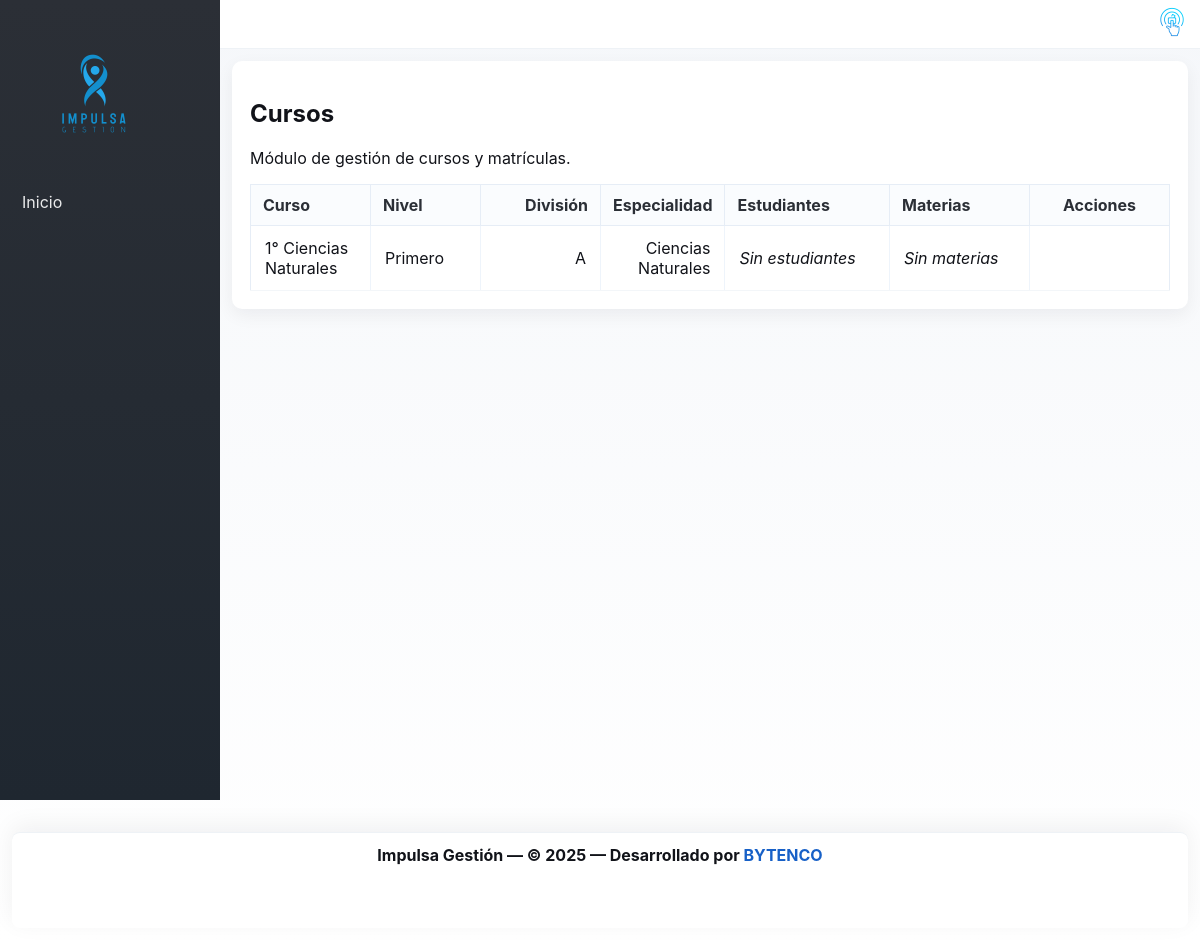
Before: /courses/ with the older database file.
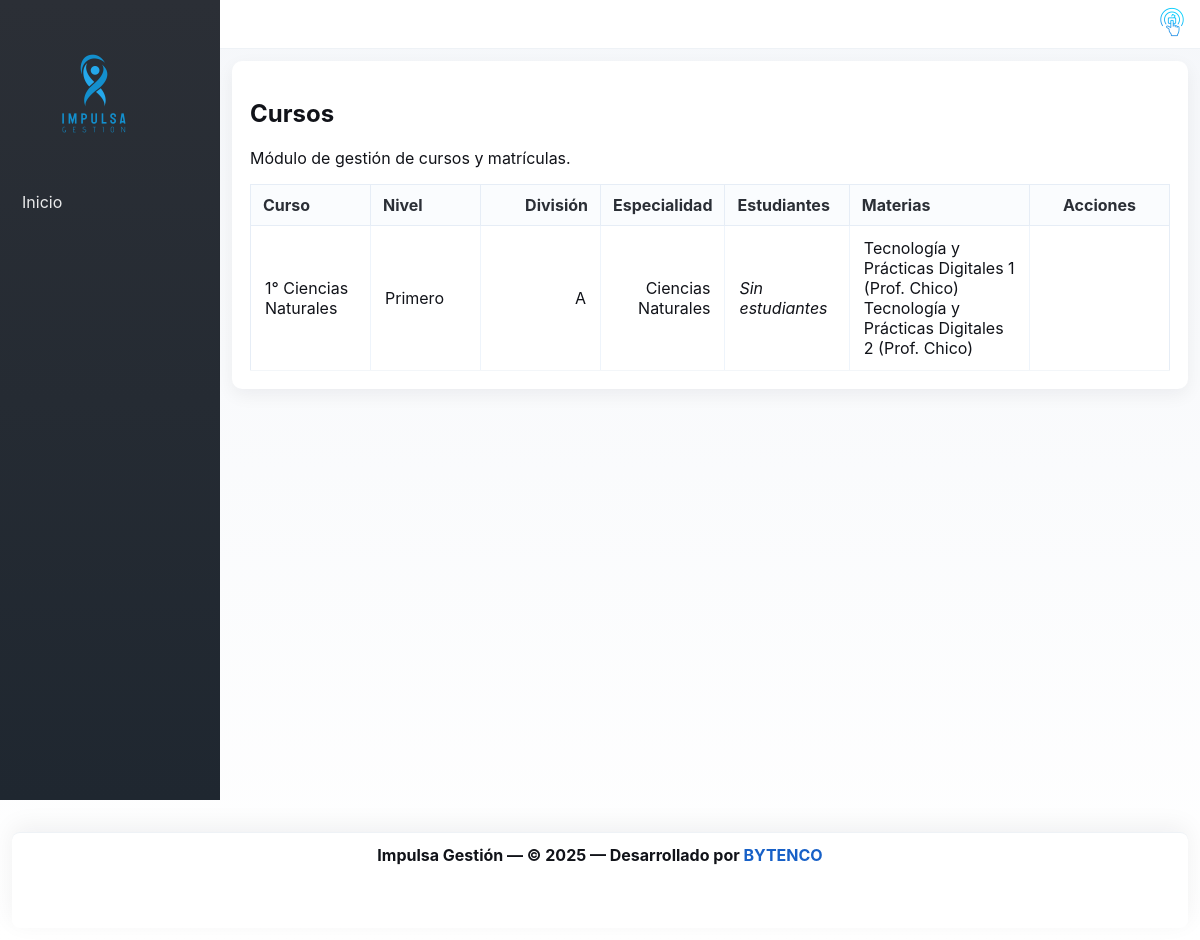
After: the same page with the newer database file.
### courses/models.py (models this page shows, shortened)
class Course(models.Model):
    level = models.ForeignKey('courses.Level', on_delete=models.PROTECT, related_name='courses')
    division = models.ForeignKey('courses.Division', on_delete=models.PROTECT, related_name='courses')
    specialty = models.ForeignKey('courses.Specialty', null=True, blank=True, on_delete=models.SET_NULL, related_name='courses')
    name = models.CharField(max_length=200, blank=True)
    code = models.CharField(max_length=50, blank=True)
    description = models.TextField(blank=True)
    class Meta:
        unique_together = ('level', 'division', 'specialty')

class Level(models.Model):
    name = models.CharField(max_length=50)
    order = models.PositiveSmallIntegerField(unique=True)
    class Meta:
        ordering = ['order']

class Division(models.Model):
    name = models.CharField(max_length=10)
    class Meta:
        unique_together = ('name',)

class Specialty(models.Model):
    name = models.CharField(max_length=200)
    code = models.CharField(max_length=50, blank=True)

class CourseMaterial(models.Model):
    course = models.ForeignKey(Course, on_delete=models.CASCADE, related_name='materials')
    subject = models.ForeignKey('subjects.Subject', on_delete=models.CASCADE, related_name='course_materials')
    teacher = models.ForeignKey('teachers.Teacher', on_delete=models.PROTECT, related_name='course_materials')
    class Meta:
        unique_together = ('course', 'subject')

### subjects/models.py (models this page shows, shortened)
class Subject(models.Model):
    name = models.CharField('nombre', max_length=200, unique=True)
    weekly_hours_presential = models.PositiveIntegerField('módulos semanales presenciales', default=0)
    weekly_hours_tutoring = models.PositiveIntegerField('módulos semanales de tutoría', null=True, blank=True)
    GRADE_1 = '1'
    GRADE_2 = '2'
    GRADE_3 = '3'
    GRADE_CHOICES = [
        (GRADE_1, '1ero'),
        (GRADE_2, '2do'),
        (GRADE_3, '3ro'),
    ]
    grade = models.CharField('año', max_length=2, choices=GRADE_CHOICES, default=GRADE_1)
    class Meta:
        verbose_name = 'Asignatura'
        verbose_name_plural = 'Asignaturas'

### teachers/models.py (models this page shows)
class Teacher(Person):
    """Docente de la institución. Hereda atributos comunes de Person."""

### courses/views.py (the view)
# urls.py: path('', views.index, name='index'),
def index(request):
    Course = apps.get_model('courses', 'Course')
    Enrollment = apps.get_model('courses', 'Enrollment')
    qs = Course.objects.select_related('level', 'division', 'specialty').all().order_by('level__order', 'division__name')
    courses = []
    for c in qs:
        count = Enrollment.objects.filter(course=c).count()
        courses.append({
            'instance': c,
            'enrollments': count,
        })
    return render(request, 'courses/index.html', {
        'courses': courses,
    })

### core/context_processors.py (called while the page is built, shortened)
def user_context(request):
    roles = []
    notifications = []
    unread_count = 0
    user_groups = []
    user_perms = set()
    user = getattr(request, 'user', None)
    return {
        'user_roles': roles,
        'user_groups': user_groups,
        'user_perms': user_perms,
        'notifications': notifications,
        'unread_notifications_count': unread_count,
    }

### templates/courses/index.html (shortened to what this page needs)
{% extends 'base.html' %}
{% block content %}
	<h2>Cursos</h2>
	<p>Módulo de gestión de cursos y matrículas.</p>
	{% if courses %}
	<table class="table">
		<thead>
			<tr>
				<th>Curso</th>
				<th>Nivel</th>
				<th>División</th>
				<th>Especialidad</th>
				<th>Estudiantes</th>
				<th>Materias</th>
				<th>Acciones</th>
			</tr>
		</thead>
		<tbody>
			{% for item in courses %}
			<tr>
				<td>{{ item.instance.name }}</td>
				<td>{{ item.instance.level.name }}</td>
				<td>{{ item.instance.division.name }}</td>
				<td>{% if item.instance.specialty %}{{ item.instance.specialty.name }}{% else %}—{% endif %}</td>
				<td>
					{% if item.instance.enrollment_set.all %}
						<ul style="margin: 0; padding-left: 20px;">
						{% for enrollment in item.instance.enrollment_set.all %}
							<li>
								{{ enrollment.student.first_name }} {{ enrollment.student.last_name }}
								{% if user.is_authenticated %}
									{% if user.is_superuser or 'courses.delete_enrollment' in user_perms %}
										<a href="{% url 'courses:delete_enrollment' enrollment.pk %}" style="font-size: 0.9em;">Eliminar</a>
									{% endif %}
								{% endif %}
							</li>
						{% endfor %}
						</ul>
					{% else %}
						<em>Sin estudiantes</em>
					{% endif %}
				</td>
				<td>
					{% for material in item.instance.materials.all %}
						<div>{{ material.subject.name }} (Prof. {{ material.teacher.last_name }})
						</div>
					{% empty %}
						<em>Sin materias</em>
					{% endfor %}
				</td>
				<td>
				</td>
			</tr>
			{% endfor %}
		</tbody>
	</table>
	{% else %}
	<p>No hay cursos definidos todavía.</p>
	{% endif %}
{% endblock %}

Changed rows visible on the page:
shown differently, row unchanged: Course "1° Ciencias Naturales": no longer shows "Sin materias"
added CourseMaterial: subject.name "Tecnología y Prácticas Digitales 1", teacher.last_name "Chico"
added CourseMaterial: subject.name "Tecnología y Prácticas Digitales 2", teacher.last_name "Chico"
